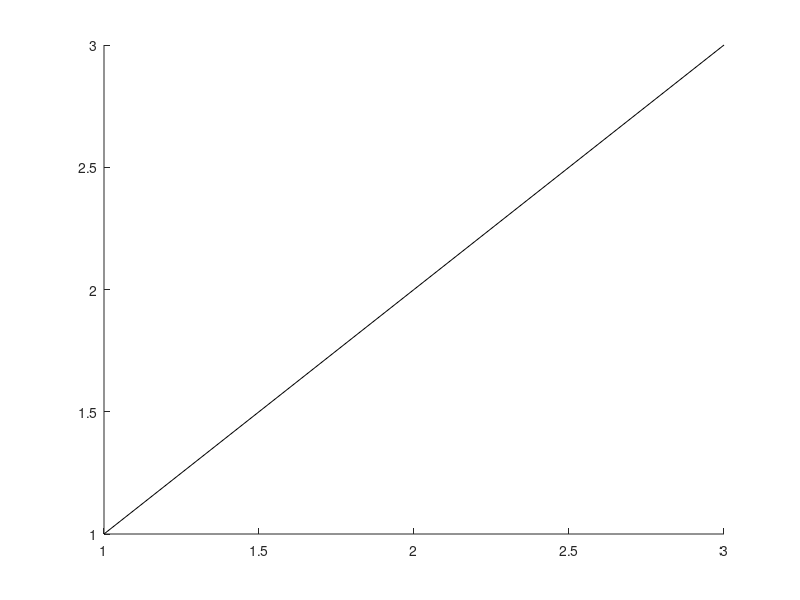
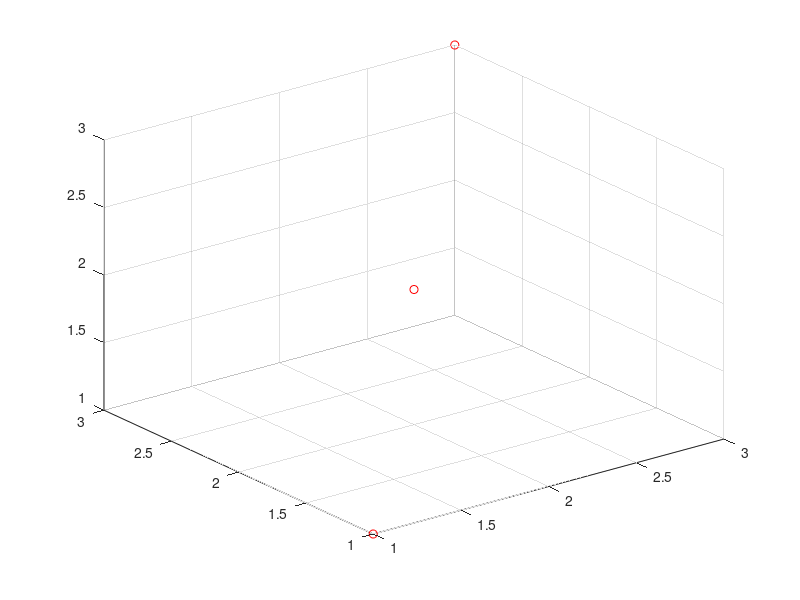

Here is the MATLAB script that generated these plots, in order: (Note: this script raises an error after producing the figures.)
function summary = runM21ReaderTests(outputDirectory)
%RUNM21READERTESTS Assert concrete axes and mixed-series IR semantics.
    root = fileparts(fileparts(mfilename('fullpath'))); addpath(fullfile(root, 'src'));
    if nargin < 1, outputDirectory = fullfile(root, '.audit', 'm2.1'); end
    names = fixtureNames(); rows = cell(numel(names), 4); failures = 0;
    for k = 1:numel(names)
        fig = [];
        try
            fig = createM21Fixture(names{k}); ir = m2t2.reader.readFigure(fig);
            assert(ir.version == 2 && numel(ir.axes) == 1);
            verify(names{k}, ir.axes{1}); status = 'PASS'; detail = '';
        catch err
            failures = failures + 1; status = 'FAIL'; detail = oneLine(err.message);
        end
        if ~isempty(fig) && ishandle(fig), close(fig); end
        rows(k, :) = {names{k}, status, detail, 'reader'};
    end
    [status, detail] = unsupportedHggroup();
    if ~strcmp(status, 'PASS'), failures = failures + 1; end
    rows(end + 1, :) = {'unsupported_arbitrary_hggroup', status, detail, 'reader'}; %#ok<AGROW>
    unsupportedNames = {'3d'};
    for u = 1:numel(unsupportedNames)
        [status, detail] = unsupportedScatter(unsupportedNames{u});
        if ~strcmp(status, 'PASS'), failures = failures + 1; end
        rows(end + 1, :) = {['scatter_unsupported_' unsupportedNames{u}], status, detail, 'reader'}; %#ok<AGROW>
    end
    ensureDirectory(outputDirectory); writeRows(fullfile(outputDirectory, 'm21-reader-results.tsv'), rows);
    summary = struct('failures', failures, 'tests', size(rows, 1));
    if failures, error('M2T2:M21ReaderTestsFailed', '%d M2.1 reader tests failed.', failures); end
end

function verify(name, ax)
    switch name
        case 'manual_x_ticks'
            assert(strcmp(ax.xticks.mode, 'manual'));
            assert(isequal(ax.xticks.values, [0 1 2]));
            assert(strcmp(ax.xticks.labels{2}.value, 'one'));
        case 'manual_y_ticks'
            assert(strcmp(ax.yticks.mode, 'manual'));
            assert(isequal(ax.yticks.values, [0 2 4]));
            assert(strcmp(ax.yticks.labels{3}.value, 'high'));
        case 'reverse_x', assert(strcmp(ax.xdirection, 'reverse'));
        case 'reverse_y', assert(strcmp(ax.ydirection, 'reverse'));
        case 'box_on', assert(strcmp(ax.box, 'on'));
        case 'box_off', assert(strcmp(ax.box, 'off'));
        case 'plain_text'
            assert(strcmp(ax.xlabel.value, 'plain_a_b') && strcmp(ax.xlabel.interpreter, 'plain'));
        case 'tex_text'
            assert(strcmp(ax.ylabel.value, 'x_{1}') && strcmp(ax.ylabel.interpreter, 'tex'));
        case 'latex_text'
            assert(strcmp(ax.title.value, '$x^2$') && strcmp(ax.title.interpreter, 'latex'));
        case 'legend_on'
            assert(ax.legend.visible && strcmp(ax.legend.location, 'south_west'));
            assert(numel(ax.legend.entries) == 2 && strcmp(ax.legend.entries{1}.text.value, 'First'));
        case 'legend_off'
            assert(~ax.legend.visible && isempty(ax.legend.entries));
            assert(strcmp(ax.series{1}.displayName.value, 'Named but hidden'));
        case 'scatter'
            assert(strcmp(ax.series{1}.kind, 'm2t2.scatter'));
            assert(ax.series{1}.markerSize == 7 && numel(ax.series{1}.x) == 4);
        case 'errorbar_symmetric'
            item = ax.series{1}; assert(strcmp(item.kind, 'm2t2.errorbar'));
            assert(isequal(item.yNegative, item.yPositive));
        case 'errorbar_asymmetric'
            item = ax.series{1}; assert(strcmp(item.kind, 'm2t2.errorbar'));
            assert(~isequal(item.yNegative, item.yPositive));
            assert(abs(item.yNegative(1) - 0.1) < 1e-12 && abs(item.yPositive(4) - 0.5) < 1e-12);
        case 'mixed_line_scatter'
            assertKinds(ax, {'m2t2.line','m2t2.scatter'});
            assert(numel(ax.legend.entries) == 2);
        case 'mixed_line_errorbar'
            assertKinds(ax, {'m2t2.line','m2t2.errorbar'});
            assert(numel(ax.legend.entries) == 2);
    end
end

function assertKinds(ax, expected)
    assert(numel(ax.series) == numel(expected));
    for k = 1:numel(expected), assert(strcmp(ax.series{k}.kind, expected{k})); end
end

function [status, detail] = unsupportedScatter(kind)
    fig = figure('Visible', 'off');
    try
        expectedIdentifier = 'M2T2:E045:UnsupportedScatterDimensionality';
        switch kind
            case '3d'
                scatter3(1:3, 1:3, 1:3, 36, [1 0 0]);
                expected = 'ZData';
        end
        try
            m2t2.reader.readFigure(fig); status = 'FAIL'; detail = ['unsupported scatter ' kind ' was accepted'];
        catch err
            valid = strcmp(err.identifier, expectedIdentifier) && ...
                    ~isempty(strfind(err.message, expected)); %#ok<STREMP>
            if valid, status = 'PASS'; detail = err.message; else, status = 'FAIL'; detail = err.message; end
        end
    catch err, status = 'FAIL'; detail = err.message;
    end
    close(fig); detail = oneLine(detail);
end

function [status, detail] = unsupportedHggroup()
    fig = figure('Visible', 'off');
    try
        ax = axes('Parent', fig);
        group = hggroup('Parent', ax);
        line('Parent', group, 'XData', 1:3, 'YData', 1:3);
        try
            m2t2.reader.readFigure(fig);
            status = 'FAIL'; detail = 'arbitrary hggroup was accepted';
        catch err
            valid = strcmp(err.identifier, 'M2T2:E001:UnsupportedObject') && ...
                    ~isempty(strfind(err.message, 'type=hggroup')); %#ok<STREMP>
            if valid, status = 'PASS'; detail = err.message;
            else, status = 'FAIL'; detail = err.message; end
        end
    catch err, status = 'FAIL'; detail = err.message;
    end
    close(fig); detail = oneLine(detail);
end

function names = fixtureNames()
    names = {'manual_x_ticks','manual_y_ticks','reverse_x','reverse_y','box_on','box_off', ...
             'plain_text','tex_text','latex_text','legend_on','legend_off','scatter', ...
             'errorbar_symmetric','errorbar_asymmetric','mixed_line_scatter','mixed_line_errorbar'};
end

function ensureDirectory(path), if exist(path, 'dir') ~= 7, mkdir(path); end, end
function writeRows(path, rows)
    fid=fopen(path,'w'); cleanup=onCleanup(@() fclose(fid)); fprintf(fid,'case\tstatus\tdetail\tlayer\n');
    for k=1:size(rows,1), fprintf(fid,'%s\t%s\t%s\t%s\n',rows{k,:}); end; clear cleanup;
end
function value=oneLine(value), value=strrep(strrep(value,sprintf('\r'),' '),sprintf('\n'),' '); end
